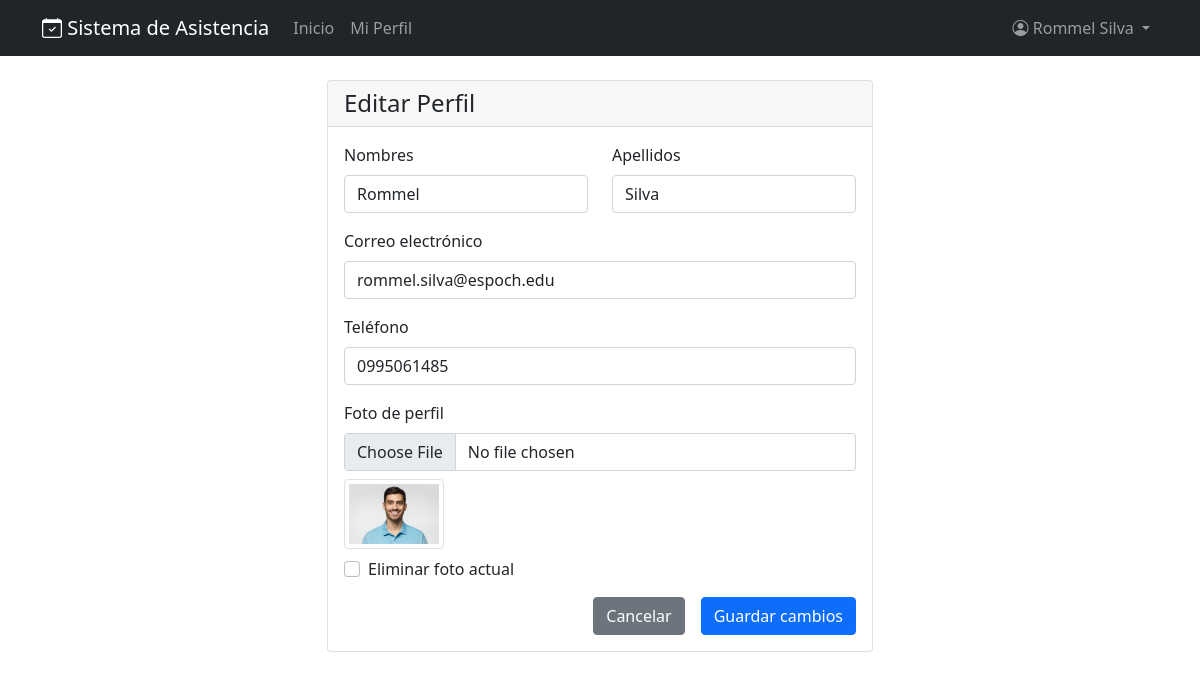
Before: /usuarios/editar-perfil/ (signed in) with the older database file.
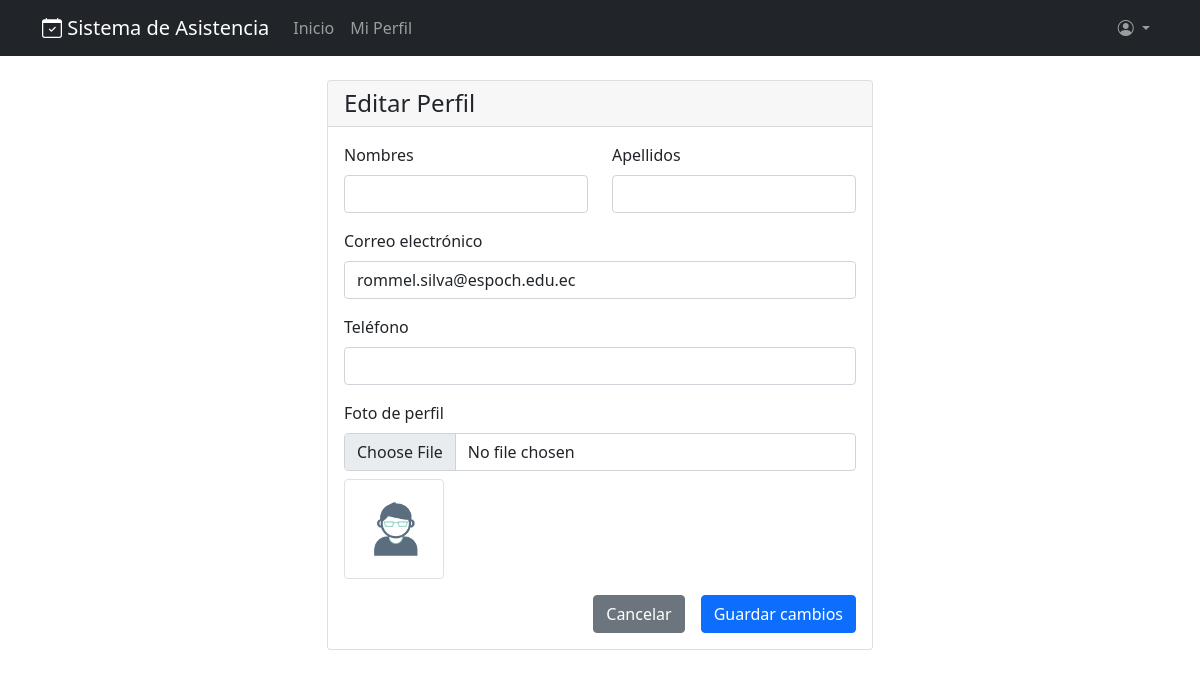
After: the same page with the newer database file.
### usuarios/models.py (models this page shows, shortened)
class Usuario(AbstractUser):
    TIPO_USUARIO = [
        ('admin', 'Administrador'),
        ('docente', 'Docente'),
        ('estudiante', 'Estudiante'),
    ]
    FACULTADES = [
        ('', '-- Seleccione Facultad --'),
        ('FIE', 'Facultad de Informática y Electrónica'),
        ('FADE', 'Facultad Administración de Empresas'),
        ('FCS', 'Facultad de Ciencias'),
        ('FCP', 'Facultad de Ciencias Pecuarias'),
        ('FME', 'Facultad de Mecánica'),
        ('FNR', 'Facultad de Recursos Naturales'),
        ('FSP', 'Facultad de Salud Pública'),
    ]
    tipo_usuario = models.CharField(max_length=10, choices=TIPO_USUARIO, default='estudiante')
    telefono = models.CharField(max_length=15, blank=True)
    foto = models.ImageField(upload_to='perfiles/', blank=True, null=True)
    is_first_login = models.BooleanField(default=True)
    qr_token = models.CharField(max_length=50, unique=True, blank=True)
    facultad = models.CharField(
        max_length=20,
        choices=FACULTADES,
        blank=True,
        null=True,
        verbose_name='Facultad'
    )

### usuarios/views.py (the view)
# urls.py: path('editar-perfil/', views.editar_perfil, name='editar_perfil'),
@login_required
def editar_perfil(request):
    if request.method == 'POST':
        form = UserUpdateForm(request.POST, request.FILES, instance=request.user)
        if form.is_valid():
            user = form.save(commit=False)
            if user.tipo_usuario == 'admin':
                user.facultad = None
            user.save()
            messages.success(request, 'Perfil actualizado correctamente.')
            return redirect('perfil')
        else:
            messages.error(request, 'Por favor corrige los errores en el formulario.')
    else:
        form = UserUpdateForm(instance=request.user)
    return render(request, 'usuarios/editar_perfil.html', {
        'form': form,
        'user': request.user  # Pasar el usuario al contexto
    })

### usuarios/forms.py (shortened to what this page needs)
class UserUpdateForm(UserChangeForm):
    password = None  # No mostrar campo de contraseña en edición
    class Meta:
        model = Usuario
        fields = ['first_name', 'last_name', 'email', 'telefono', 'foto', 'facultad']
        widgets = {
            'first_name': forms.TextInput(attrs={'class': 'form-control'}),
            'last_name': forms.TextInput(attrs={'class': 'form-control'}),
            'email': forms.EmailInput(attrs={'class': 'form-control'}),
            'telefono': forms.TextInput(attrs={'class': 'form-control'}),
            'facultad': forms.Select(attrs={'class': 'form-control'}),
        }
    def __init__(self, *args, **kwargs):
        super().__init__(*args, **kwargs)
        if self.instance and self.instance.tipo_usuario == 'admin':
            self.fields['facultad'].required = False
        else:
            self.fields['facultad'].required = True

### templates/usuarios/editar_perfil.html (shortened to what this page needs)
{% extends 'base.html' %}
{% load static %}
{% block content %}
<div class="row justify-content-center">
    <div class="col-md-8 col-lg-6">
        <div class="card">
            <div class="card-header">
                <h4 class="card-title mb-0">Editar Perfil</h4>
            </div>
            <div class="card-body">
                <form method="post" enctype="multipart/form-data" id="perfil-form">
                    <div class="row">
                        <div class="col-md-6">
                            <div class="mb-3">
                                <label for="id_first_name" class="form-label">Nombres</label>
                                <input type="text" name="first_name" value="{{ form.first_name.value|default:'' }}"
                                       class="form-control" id="id_first_name" required>
                            </div>
                        </div>
                        <div class="col-md-6">
                            <div class="mb-3">
                                <label for="id_last_name" class="form-label">Apellidos</label>
                                <input type="text" name="last_name" value="{{ form.last_name.value|default:'' }}"
                                       class="form-control" id="id_last_name" required>
                            </div>
                        </div>
                    </div>
                    <div class="mb-3">
                        <label for="id_email" class="form-label">Correo electrónico</label>
                        <input type="email" name="email" value="{{ form.email.value|default:'' }}"
                               class="form-control" id="id_email" required>
                    </div>
                    <div class="mb-3">
                        <label for="id_telefono" class="form-label">Teléfono</label>
                        <input type="text" name="telefono" value="{{ form.telefono.value|default:'' }}"
                               class="form-control" id="id_telefono">
                    </div>
                    <div class="mb-3">
                        <label for="id_foto" class="form-label">Foto de perfil</label>
                        <input type="file" name="foto" class="form-control" id="id_foto" accept="image/*">
                        {% if user.foto %}
                            <div class="mt-2">
                                <img src="{{ user.foto.url }}" alt="Foto actual" class="img-thumbnail" width="100" id="foto-preview">
                                <div class="form-check mt-2">
                                    <input class="form-check-input" type="checkbox" name="foto-clear" id="foto-clear_id">
                                    <label class="form-check-label" for="foto-clear_id">Eliminar foto actual</label>
                                </div>
                            </div>
                        {% else %}
                            <div class="mt-2">
                                <img src="{% static 'img/default-avatar.png' %}" alt="Foto predeterminada" class="img-thumbnail" width="100" id="foto-preview">
                            </div>
                        {% endif %}
                    </div>
                    <div class="d-grid gap-2 d-md-flex justify-content-md-end">
                        <a href="{% url 'perfil' %}" class="btn btn-secondary me-md-2">Cancelar</a>
                        <button type="submit" class="btn btn-primary">Guardar cambios</button>
                    </div>
                </form>
            </div>
        </div>
    </div>
</div>
{% endblock %}

### templates/base.html (shortened to what this page needs)
<!DOCTYPE html>
<html lang="es">
<head>
    <link href="https://cdn.jsdelivr.net/npm/bootstrap@5.1.3/dist/css/bootstrap.min.css" rel="stylesheet">
    <link rel="stylesheet" href="https://cdn.jsdelivr.net/npm/bootstrap-icons@1.8.1/font/bootstrap-icons.css">
</head>
<body>
    <nav class="navbar navbar-expand-lg navbar-dark bg-dark">
        <div class="container">
            <a class="navbar-brand" href="{% url 'dashboard' %}">
                <i class="bi bi-calendar-check"></i> Sistema de Asistencia
            </a>
            <div class="collapse navbar-collapse" id="navbarNav">
                <ul class="navbar-nav me-auto">
                    {% if user.is_authenticated %}
                    <li class="nav-item">
                        <a class="nav-link" href="{% url 'dashboard' %}">Inicio</a>
                    </li>
                    <li class="nav-item">
                        <a class="nav-link" href="{% url 'perfil' %}">Mi Perfil</a>
                    </li>
                    {% endif %}
                </ul>
                <ul class="navbar-nav">
                    {% if user.is_authenticated %}
                    <li class="nav-item dropdown">
                        <a class="nav-link dropdown-toggle" href="#" id="navbarDropdown" role="button" data-bs-toggle="dropdown">
                            <i class="bi bi-person-circle"></i> {{ user.get_full_name }}
                        </a>
                    </li>
                    {% else %}
                    <li class="nav-item">
                        <a class="nav-link" href="{% url 'login' %}">Iniciar Sesión</a>
                    </li>
                    {% endif %}
                </ul>
            </div>
        </div>
    </nav>
    <main class="container my-4">
        {% block content %}
        {% endblock %}
    </main>
</body>
</html>

Changed rows visible on the page:
changed Usuario: email "rommel.silva@espoch.edu" → "rommel.silva@espoch.edu.ec"; get_full_name "Rommel Silva" → (not shown); first_name "Rommel" → (not shown); last_name "Silva" → (not shown); telefono "0995061485" → (not shown); foto: picture removed
Other visible differences:
form field foto-clear: "☐" → (not shown)
text no longer shown: "Eliminar foto actual"
